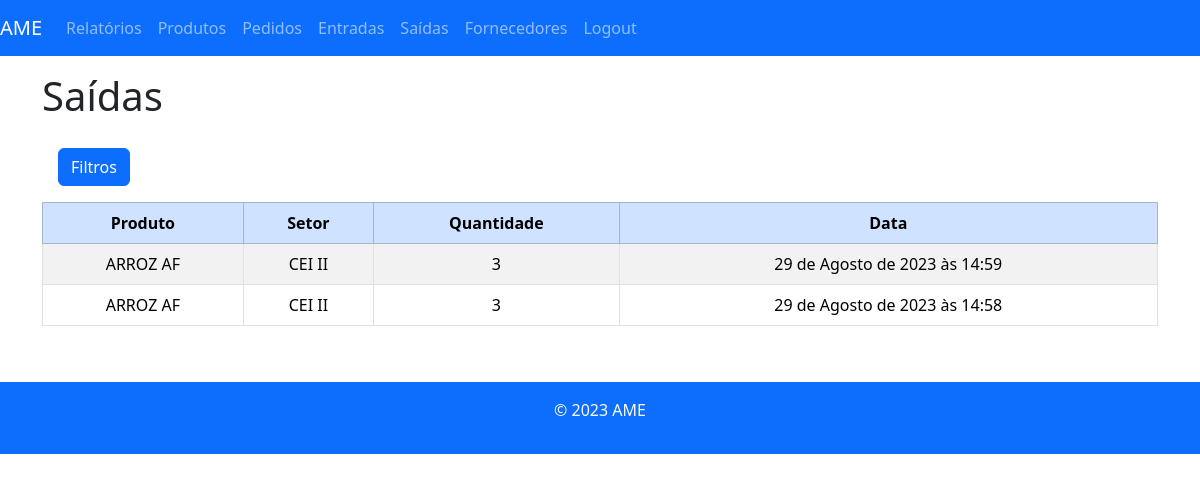
/saidas/ (signed in), run on an earlier commit of the app's database.
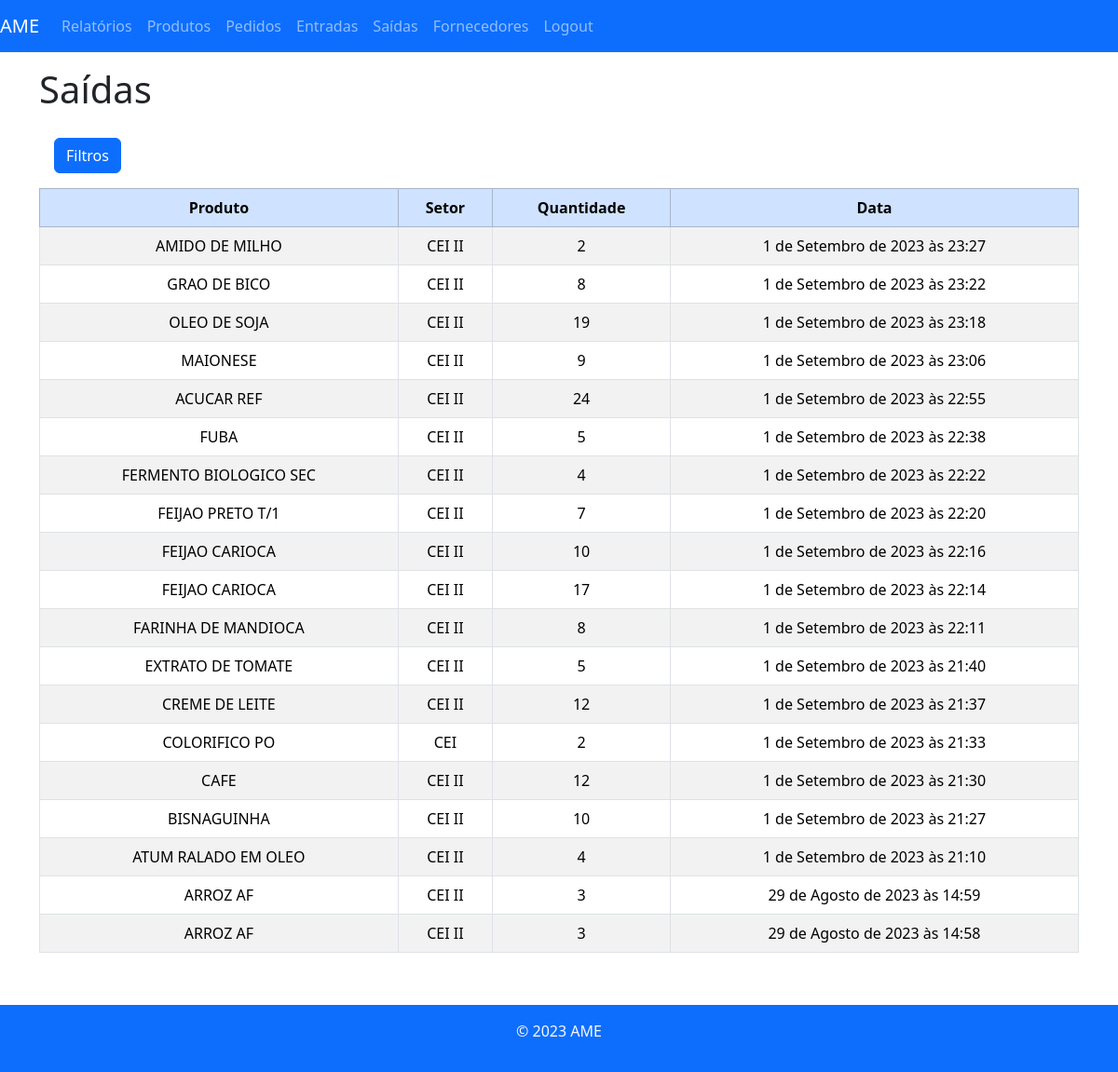
And on a later commit of the database.
### almoxarifado/models.py (models this page shows, shortened)
class Saida(models.Model):
    produto = models.ForeignKey(Produto, on_delete=models.CASCADE)
    setor = models.ForeignKey(Setor, on_delete=models.CASCADE)
    quantidade = models.PositiveIntegerField()
    criado_em = models.DateTimeField(auto_now_add=True)
    usuario = models.ForeignKey(User, on_delete=models.CASCADE)

class Produto(models.Model):
    nome = models.CharField(max_length=255)
    descricao = models.TextField()
    quantidade = models.PositiveIntegerField()
    estoque_minimo = models.PositiveIntegerField()
    categoria = models.ForeignKey(Categoria, on_delete=models.CASCADE, default="")
    local = models.ForeignKey(LocalPrateleira, on_delete=models.CASCADE, default="")
    def __str__(self):
        return self.nome

class Setor(models.Model):
    setorNome = models.CharField(max_length=64)
    def __str__(self):
        return self.setorNome

### almoxarifado/views.py (the view)
# urls.py: path('saidas/', saidas_view, name='saidas'),
@login_required
def saidas_view(request):
    saidas = Saida.objects.all().order_by("-criado_em")
    produto = request.GET.get('produto')
    setor = request.GET.get('setor')
    data_inicial = request.GET.get('data_inicial')
    data_final = request.GET.get('data_final')
    if data_inicial:
        data_inicial = datetime.strptime(data_inicial, '%Y-%m-%d').date()
    if data_final:
        data_final = datetime.strptime(data_final, '%Y-%m-%d').date()
    if produto:
        saidas = saidas.filter(Q(produto__nome__icontains=produto))
    if setor:
        saidas = saidas.filter(Q(setor__setorNome__icontains=setor))
    if data_inicial and data_final:
        saidas = saidas.filter(criado_em__range=[data_inicial, data_final])
    return render(request, 'saidas.html', {'saidas': saidas})

### almoxarifado/templates/saidas.html (shortened to what this page needs)
{% extends 'base.html' %}
{% load django_bootstrap5 %}
{% block content %}
  <h1>Saídas</h1>
 <div class="container-fluid">
  <div class="row">
    <div class="col-3 text-white p-3">
      <button type="button" class="btn btn-primary mt-1" id="botaoFiltros" onClick="esconderFiltro()">
        Filtros
      </button>
    </div>
      <div class="col-9 text-dark p-3">
      </div>
    </div>
  </div>
  <div class="table-responsive">
    <table class="table table-hover table-striped table-bordered ">
      <thead class="table-primary">
        <tr>
          <th>Produto</th>
          <th>Setor</th>
          <th>Quantidade</th>
          <th>Data</th>
        </tr>
      </thead>
      <tbody>
        {% for saida in saidas %}
          <tr>
            <td>{{ saida.produto }}</td>
            <td>{{ saida.setor }}</td>
            <td>{{ saida.quantidade }}</td>
            <td>{{ saida.criado_em }}</td>
          </tr>
        {% endfor %}
      </tbody>
    </table>
  </div>
  <br>
{% endblock %}

What changed in the data, as far as the page shows it:
added Saida: produto "AMIDO DE MILHO", setor "CEI II", quantidade "2", criado_em "1 de Setembro de 2023 às 23:27"
added Saida: produto "GRAO DE BICO", setor "CEI II", quantidade "8", criado_em "1 de Setembro de 2023 às 23:22"
added Saida: produto "OLEO DE SOJA", setor "CEI II", quantidade "19", criado_em "1 de Setembro de 2023 às 23:18"
added Saida: produto "MAIONESE", setor "CEI II", quantidade "9", criado_em "1 de Setembro de 2023 às 23:06"
added Saida: produto "ACUCAR REF", setor "CEI II", quantidade "24", criado_em "1 de Setembro de 2023 às 22:55"
added Saida: produto "FUBA", setor "CEI II", quantidade "5", criado_em "1 de Setembro de 2023 às 22:38"
added Saida: produto "FERMENTO BIOLOGICO SEC", setor "CEI II", quantidade "4", criado_em "1 de Setembro de 2023 às 22:22"
added Saida: produto "FEIJAO PRETO T/1", setor "CEI II", quantidade "7", criado_em "1 de Setembro de 2023 às 22:20"
added Saida: produto "FEIJAO CARIOCA", setor "CEI II", quantidade "10", criado_em "1 de Setembro de 2023 às 22:16"
added Saida: produto "FEIJAO CARIOCA", setor "CEI II", quantidade "17", criado_em "1 de Setembro de 2023 às 22:14"
added Saida: produto "FARINHA DE MANDIOCA", setor "CEI II", quantidade "8", criado_em "1 de Setembro de 2023 às 22:11"
added Saida: produto "EXTRATO DE TOMATE", setor "CEI II", quantidade "5", criado_em "1 de Setembro de 2023 às 21:40"
added Saida: produto "CREME DE LEITE", setor "CEI II", quantidade "12", criado_em "1 de Setembro de 2023 às 21:37"
added Saida: produto "COLORIFICO PO", setor "CEI", quantidade "2", criado_em "1 de Setembro de 2023 às 21:33"
added Saida: produto "CAFE", setor "CEI II", quantidade "12", criado_em "1 de Setembro de 2023 às 21:30"
added Saida: produto "BISNAGUINHA", setor "CEI II", quantidade "10", criado_em "1 de Setembro de 2023 às 21:27"
added Saida: produto "ATUM RALADO EM OLEO", setor "CEI II", quantidade "4", criado_em "1 de Setembro de 2023 às 21:10"
